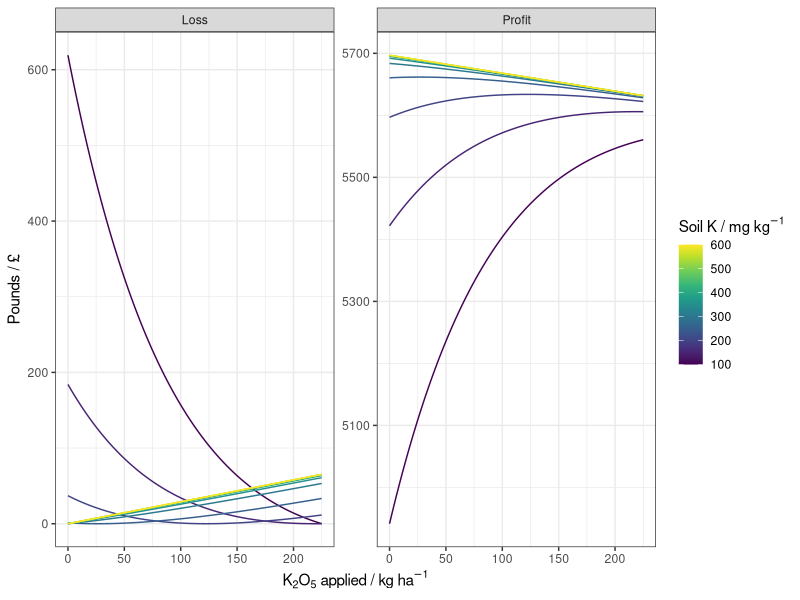

Write R code to recreate this figure.
## ---- chunk 1

rm(list = ls())
gc()

library(tidyverse)
library(viridis)

theme_set(theme_bw())

## ---- chunk 2

par(mfrow = c(1,1))


# Create basic dataframe containing mean prediction and variance (constant)
test_df_K <- data.frame(meanK = c(100, 150, 200, 250, 300,
                                  350, 400, 500, 550, 600),
                      krigVar = c(rep(50,10)))


## ---- chunk 3

f_Avail_K <- function (mean_Sv, sig_v, S,n, FE){

  BER=0.29/90;
  
  #A = 373.64;
  #B = -374.37;
  #C = -3.52;
  #R = 0.98;
  
  A = 63.3;
  B = -63.3;
  C = 0;
  R = 0.98;
  
  
  sig=sig_v;
  meanS=mean_Sv;
  
  #OPtimum N (fertilizer to apply) (Equation 10)
  N0=(log((BER/0.52-C)/(R^S*B*log(R)))/(0.52*log(R)));
  
  # Profit under F0 (Equation 9)
  Profit=(A+B*R^((0.52*N0)+S)+C*((0.52*N0)+S))*90-(0.29*N0);
  
  # We estimate the expected loss (Equation 12) 
  y=(Profit-((A+B*R^((0.52*FE)+S)+C*((0.52*FE)+S))*90-0.29*FE))*(1/(sqrt(2*pi)*sig)*exp(-0.5*(S-meanS)^2/(sig^2)));
  
  y


  }


## ---- chunk 4

# Integration of the function f_avail_K()
intgr_AvailK <- function (S_v,sig,FE_v) {

  BER=0.29/90;
  
  A = 63.3;
  B = -63.3;
  C = 0;
  R = 0.98;
  
  #let S=10 for example
  S=S_v;
  
  #OPtimum N
  N0=log((BER/0.52-C)/(R^S*B*log(R)))/(0.52*log(R)); 
  
  N0 <- ifelse(N0 > 225, 225, N0)
  
  N0 <- ifelse(N0 < 0, 0, N0)
  
  N=0:225;
  
  Profit=(A+B*R^((0.52*N)+S)+C*((0.52*N)+S))*90-(0.29*N);
  
  N0Profit=(A+B*R^((0.52*N0)+S)+C*((0.52*N0)+S))*90-(0.29*N0);
  
  
  L=((A+B*R^((0.52*N0)+S)+C*((0.52*N0)+S))*90-0.29*N0)-Profit;
  
  q = integrate(f_Avail_K,0,1000, mean_Sv = S, sig_v = sig, FE = FE_v);
  out1 <- q$value
  out2 <- q$abs.error
  out3 <- N
  
  return(list(Profit, L, out1, out2,out3, N0, N0Profit))

  }

## ---- chunk 5

# Equation 11
r_intgr_K <- function (mean_Sv, S, sig_v){

  R = 0.98;
  meanS = mean_Sv;
  sig = sig_v;
  
  y <- (R^S)*(1/(sqrt(2*pi)*sig)*exp(-0.5*(S-meanS)^2/(sig^2)))
  
  return(y)
  }

  # Integration
  opt_L_f_K <- function (S_v, sig){
  
    BER=0.29/90;
  
    #A = 373.64;
    #B = -374.37;
    #C = -3.52;
    #R = 0.98;
    
    A = 63.3;
    B = -63.3;
    C = 0;
    R = 0.98;
  
    #sig = sig;
    #sig_v = sig;
    tmp_v <- integrate(r_intgr_K,0,1000,
                       mean_Sv = S_v,
                       sig_v=sig)
    
    opt_L_N = log((BER/0.52-C)/(B*log(R)*tmp_v$value))/(0.52*log(R))
    
    # Constrain the fertilizer application rate 0 < Fopt < 225
    # check whether > 225
    opt_LN_kg_f2 <- ifelse(opt_L_N > 225, 225, opt_L_N)
    
    # check whether < 0
    opt_LN_kg_f3 <- ifelse(opt_LN_kg_f2 < 0, 0, opt_LN_kg_f2)
      
    return(opt_LN_kg_f3)
  
    }


  K_opt_out <- lapply(1:nrow(test_df_K),
                    function (x)
                      opt_L_f_K(S_v = test_df_K[x,c("meanK")],
                              sig = sqrt(test_df_K[x,c("krigVar")])))



## ---- chunk 6

# lapply to intgr_AvailK function on data frame (with fixed (small) kriging variance of 50)
test_out_K <- lapply(1:nrow(test_df_K),
                   function (x)
                   intgr_AvailK(test_df_K[x,c("meanK")],
                                sqrt(test_df_K[x,c("krigVar")]),
                                FE_v = K_opt_out[[x]]))


# Profit dataframe
P_df <- do.call(rbind, lapply(1:length(test_out_K),
                function (x)
                  data.frame(value = test_out_K[[x]][[1]],
                             n = c(0:225),
                             Sig_value = test_df_K[x,c("krigVar")],
                             Nutrient_content = test_df_K[x,c("meanK")],
                             Gr_v = as.integer(round(test_df_K[x, c("meanK")],1)),
                             ID = c("Profit"))))

# Loss dataframe
L_df <- do.call(rbind, lapply(1:length(test_out_K),
                function (x)
                  data.frame(value = test_out_K[[x]][[2]],
                             n = c(0:225),
                             Sig_value = test_df_K[x,c("krigVar")],
                             Nutrient_content = test_df_K[x,c("meanK")],
                             Gr_v = as.integer(round(test_df_K[x, c("meanK")],1)),
                             ID = c("Loss"))))


# Create long data frame and plot
rbind(P_df, L_df) %>% 
  ggplot(.,aes(n,value, col=Nutrient_content,group=Gr_v))+
    geom_line()+
    xlab(expression(paste(K[2],O[5]," applied / kg ",ha^-1)))+
    ylab("Pounds / £")+
    facet_wrap(~ID,
              scales="free_y")+
    labs(col = expression(paste("Soil K / mg ",kg^-1)))+
    scale_color_gradientn(colors = viridis::viridis(nrow(test_df_K)))


